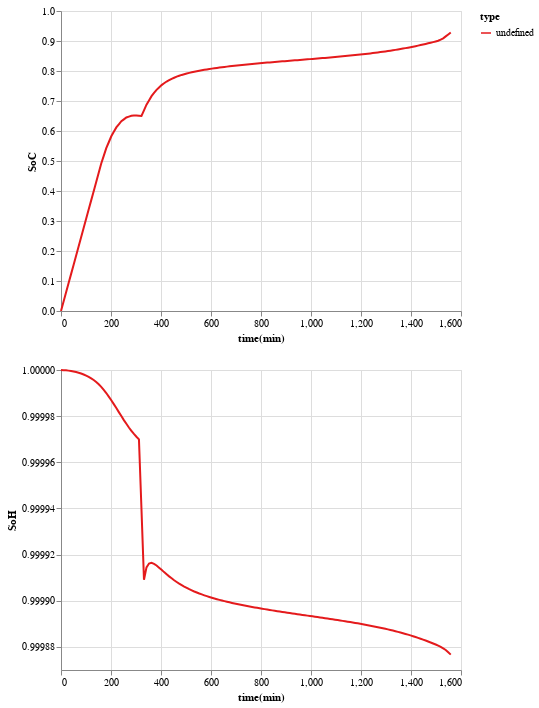

The notebook cell this image was saved under:
### Code cell
final_optimizer = MPCOptimizer(
    model_info=ModelicaModelInfo(Path("/home/developer/modelica/BatteryWithFullCycle.mo"), 
                                "BatteryMPC.BatteryWithFullCycle"),
    fmu_path="/home/developer/ipynotebooks/BatteryMPC.BatteryWithFullCycle.fmu",
    state_variables=Battery_state_vars,
    input_vec=['I_req'],
    output_vec=['SoC',
                'theveninBasedBattery.SoH'],
    initial_parameters={
        'theveninBasedBattery.coulombSocCounter.SOC_init.k': 0
    },
    horizon_num=10,
    points_per_sec=.1
)
states = final_optimizer.simulate(start_time, new_control_df.index[-1], new_control_df, save_all=True)

res = states.rename(columns={v: k for k, v in State_vars_aliases_dict.items()})
res['U'] *= -1

alt.Chart(res).mark_line().encode(
    x = alt.X('time:Q', title='time(min)'),
    y = alt.Y('SoC:Q', scale=alt.Scale(zero=False), title='SoC'),
    color=alt.Color('type:N', scale=alt.Scale(scheme='set1'))
) &  alt.Chart(res).mark_line().encode(
    x = alt.X('time:Q', title='time(min)'),
    y = alt.Y('SoH:Q', scale=alt.Scale(zero=False), title='SoH'),
    color=alt.Color('type:N', scale=alt.Scale(scheme='set1'))
)

### Figure 1 — Vega-Lite specification as saved in the notebook (floating-point values rounded to 4 significant figures; data arrays with more than 128 entries replaced by an {"elided": "..."} marker saying what was removed)
{"config": {"view": {"continuousWidth": 400, "continuousHeight": 300}}, "vconcat": [{"mark": "line", "encoding": {"color": {"type": "nominal", "field": "type", "scale": {"scheme": "set1"}}, "x": {"type": "quantitative", "field": "time", "title": "time(min)"}, "y": {"type": "quantitative", "field": "SoC", "scale": {"zero": false}, "title": "SoC"}}}, {"mark": "line", "encoding": {"color": {"type": "nominal", "field": "type", "scale": {"scheme": "set1"}}, "x": {"type": "quantitative", "field": "time", "title": "time(min)"}, "y": {"type": "quantitative", "field": "SoH", "scale": {"zero": false}, "title": "SoH"}}}], "data": {"name": "data-3b0e509c03c7b814b59b2970fc43e6d3"}, "$schema": "https://vega.github.io/schema/vega-lite/v4.8.1.json", "datasets": {"data-3b0e509c03c7b814b59b2970fc43e6d3": {"elided": "156 records"}}}
